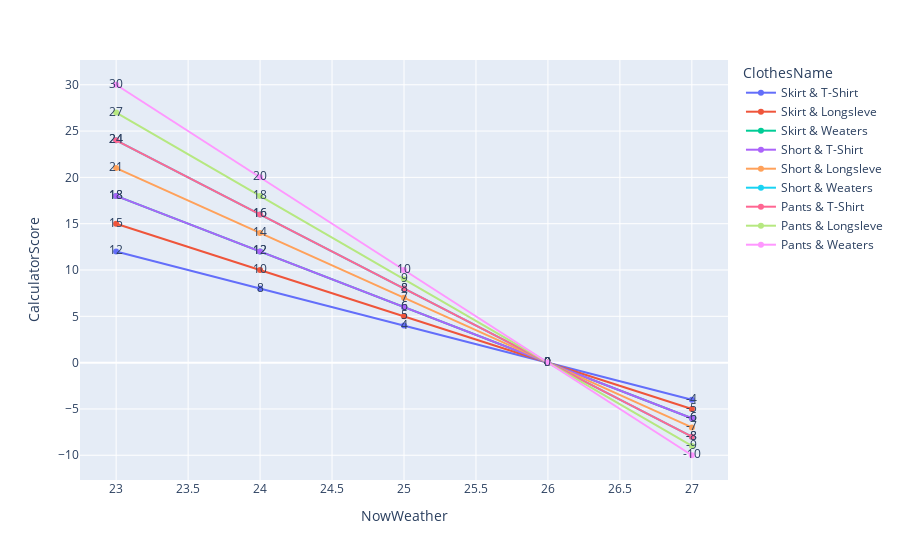

Notebook source saved alongside this figure:
### Code cell
fig = px.line(df_pair_show, 
    x = 'NowWeather',
    y = 'CalculatorScore',
    color = 'ClothesName',
    text="CalculatorScore")
fig.show()

# fig = px

### Figure 1 — Plotly figure (JSON) as saved in the notebook; plotly's stock layout.template omitted (floating-point values rounded to 4 significant figures)
{"data": [{"hovertemplate": "ClothesName=Skirt & T-Shirt<br>NowWeather=%{x}<br>CalculatorScore=%{text}<extra></extra>", "legendgroup": "Skirt & T-Shirt", "line": {"color": "#636efa", "dash": "solid"}, "marker": {"symbol": "circle"}, "mode": "text+markers+lines", "name": "Skirt & T-Shirt", "orientation": "v", "showlegend": true, "text": [12, 8, 4, 0, -4], "type": "scatter", "x": [23, 24, 25, 26, 27], "xaxis": "x", "y": [12, 8, 4, 0, -4], "yaxis": "y"}, {"hovertemplate": "ClothesName=Skirt & Longsleve<br>NowWeather=%{x}<br>CalculatorScore=%{text}<extra></extra>", "legendgroup": "Skirt & Longsleve", "line": {"color": "#EF553B", "dash": "solid"}, "marker": {"symbol": "circle"}, "mode": "text+markers+lines", "name": "Skirt & Longsleve", "orientation": "v", "showlegend": true, "text": [15, 10, 5, 0, -5], "type": "scatter", "x": [23, 24, 25, 26, 27], "xaxis": "x", "y": [15, 10, 5, 0, -5], "yaxis": "y"}, {"hovertemplate": "ClothesName=Skirt & Weaters<br>NowWeather=%{x}<br>CalculatorScore=%{text}<extra></extra>", "legendgroup": "Skirt & Weaters", "line": {"color": "#00cc96", "dash": "solid"}, "marker": {"symbol": "circle"}, "mode": "text+markers+lines", "name": "Skirt & Weaters", "orientation": "v", "showlegend": true, "text": [18, 12, 6, 0, -6], "type": "scatter", "x": [23, 24, 25, 26, 27], "xaxis": "x", "y": [18, 12, 6, 0, -6], "yaxis": "y"}, {"hovertemplate": "ClothesName=Short & T-Shirt<br>NowWeather=%{x}<br>CalculatorScore=%{text}<extra></extra>", "legendgroup": "Short & T-Shirt", "line": {"color": "#ab63fa", "dash": "solid"}, "marker": {"symbol": "circle"}, "mode": "text+markers+lines", "name": "Short & T-Shirt", "orientation": "v", "showlegend": true, "text": [18, 12, 6, 0, -6], "type": "scatter", "x": [23, 24, 25, 26, 27], "xaxis": "x", "y": [18, 12, 6, 0, -6], "yaxis": "y"}, {"hovertemplate": "ClothesName=Short & Longsleve<br>NowWeather=%{x}<br>CalculatorScore=%{text}<extra></extra>", "legendgroup": "Short & Longsleve", "line": {"color": "#FFA15A", "dash": "solid"}, "marker": {"symbol": "circle"}, "mode": "text+markers+lines", "name": "Short & Longsleve", "orientation": "v", "showlegend": true, "text": [21, 14, 7, 0, -7], "type": "scatter", "x": [23, 24, 25, 26, 27], "xaxis": "x", "y": [21, 14, 7, 0, -7], "yaxis": "y"}, {"hovertemplate": "ClothesName=Short & Weaters<br>NowWeather=%{x}<br>CalculatorScore=%{text}<extra></extra>", "legendgroup": "Short & Weaters", "line": {"color": "#19d3f3", "dash": "solid"}, "marker": {"symbol": "circle"}, "mode": "text+markers+lines", "name": "Short & Weaters", "orientation": "v", "showlegend": true, "text": [24, 16, 8, 0, -8], "type": "scatter", "x": [23, 24, 25, 26, 27], "xaxis": "x", "y": [24, 16, 8, 0, -8], "yaxis": "y"}, {"hovertemplate": "ClothesName=Pants & T-Shirt<br>NowWeather=%{x}<br>CalculatorScore=%{text}<extra></extra>", "legendgroup": "Pants & T-Shirt", "line": {"color": "#FF6692", "dash": "solid"}, "marker": {"symbol": "circle"}, "mode": "text+markers+lines", "name": "Pants & T-Shirt", "orientation": "v", "showlegend": true, "text": [24, 16, 8, 0, -8], "type": "scatter", "x": [23, 24, 25, 26, 27], "xaxis": "x", "y": [24, 16, 8, 0, -8], "yaxis": "y"}, {"hovertemplate": "ClothesName=Pants & Longsleve<br>NowWeather=%{x}<br>CalculatorScore=%{text}<extra></extra>", "legendgroup": "Pants & Longsleve", "line": {"color": "#B6E880", "dash": "solid"}, "marker": {"symbol": "circle"}, "mode": "text+markers+lines", "name": "Pants & Longsleve", "orientation": "v", "showlegend": true, "text": [27, 18, 9, 0, -9], "type": "scatter", "x": [23, 24, 25, 26, 27], "xaxis": "x", "y": [27, 18, 9, 0, -9], "yaxis": "y"}, {"hovertemplate": "ClothesName=Pants & Weaters<br>NowWeather=%{x}<br>CalculatorScore=%{text}<extra></extra>", "legendgroup": "Pants & Weaters", "line": {"color": "#FF97FF", "dash": "solid"}, "marker": {"symbol": "circle"}, "mode": "text+markers+lines", "name": "Pants & Weaters", "orientation": "v", "showlegend": true, "text": [30, 20, 10, 0, -10], "type": "scatter", "x": [23, 24, 25, 26, 27], "xaxis": "x", "y": [30, 20, 10, 0, -10], "yaxis": "y"}], "layout": {"legend": {"title": {"text": "ClothesName"}, "tracegroupgap": 0}, "margin": {"t": 60}, "xaxis": {"anchor": "y", "domain": [0, 1], "title": {"text": "NowWeather"}}, "yaxis": {"anchor": "x", "domain": [0, 1], "title": {"text": "CalculatorScore"}}}}
